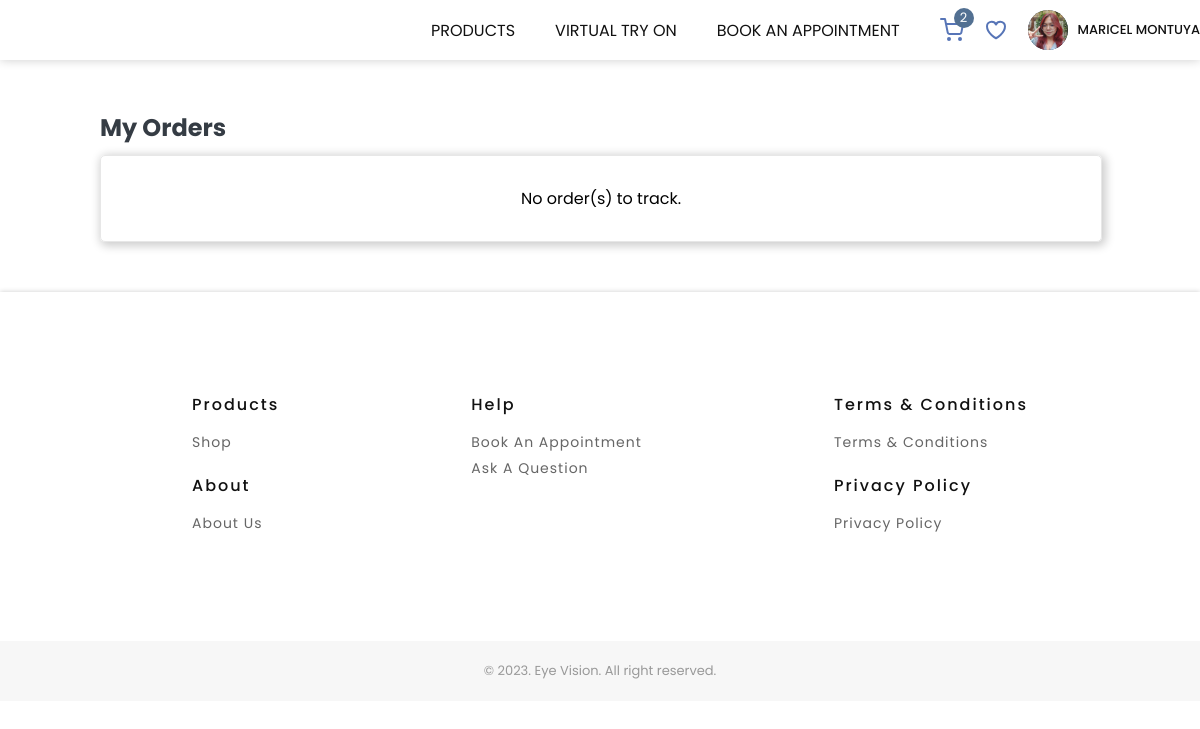
Page /shop/order-track.php?order-id=7502767158 (signed in) on the earlier database version.
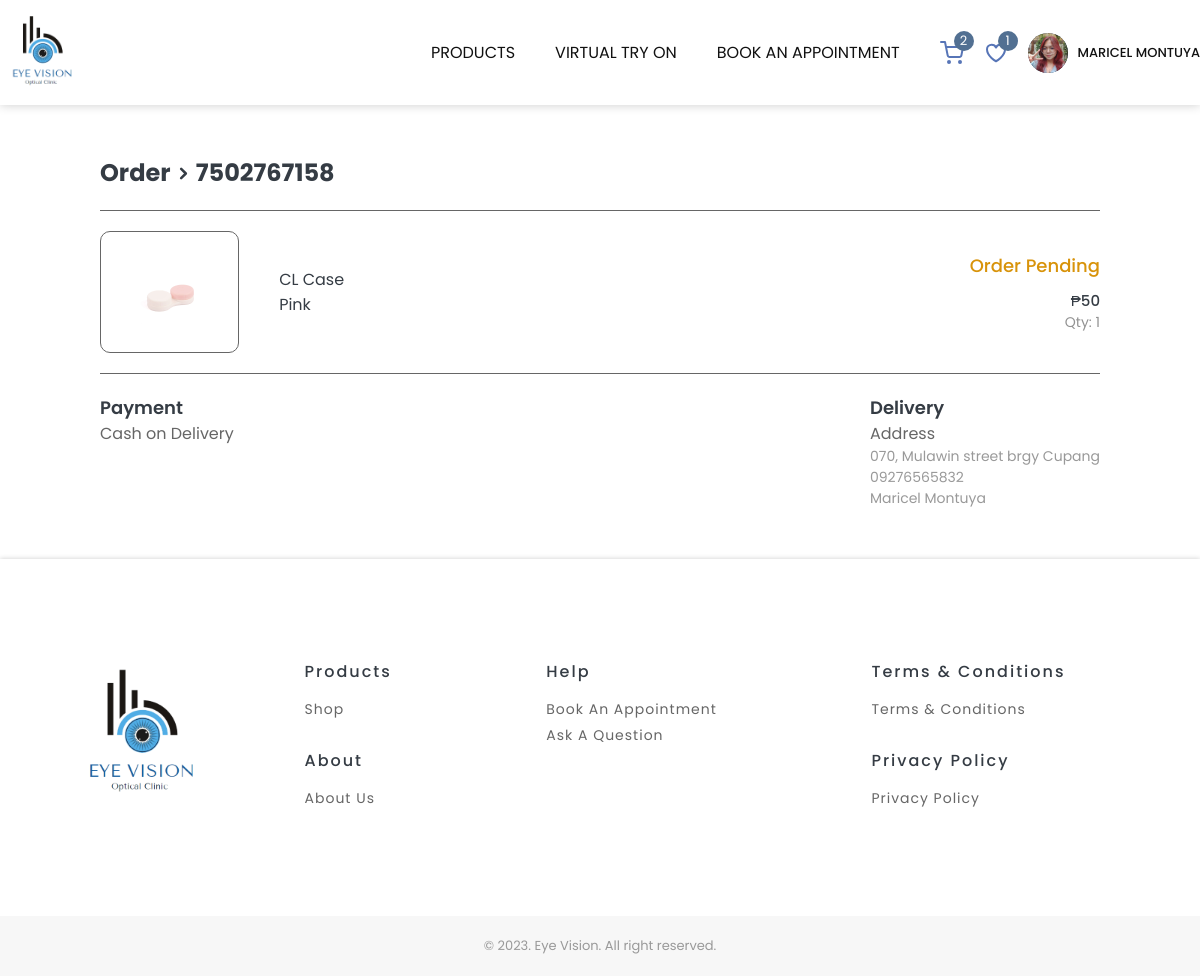
Same page on the later database version.
### tables this page shows
CREATE TABLE `logo` (
  `id` int(11) NOT NULL,
  `Image` text NOT NULL
);

CREATE TABLE `orders` (
  `orderID` varchar(10) NOT NULL,
  `Product_ID` varchar(10) NOT NULL,
  `Product_name` varchar(50) NOT NULL,
  `Quantity` int(11) NOT NULL,
  `Price` varchar(5) NOT NULL,
  `User_id` int(11) NOT NULL,
  `User_name` varchar(50) NOT NULL,
  `User_email` varchar(50) NOT NULL,
  `Phone` varchar(15) NOT NULL,
  `Address` text NOT NULL,
  `Note` text NOT NULL,
  `Status` varchar(15) NOT NULL,
  `DateOrdered` datetime NOT NULL DEFAULT current_timestamp()
);

CREATE TABLE `products` (
  `ID` varchar(10) NOT NULL,
  `Name` varchar(100) NOT NULL,
  `Price` varchar(5) NOT NULL,
  `Color` varchar(20) NOT NULL,
  `Category` varchar(50) NOT NULL,
  `Description` text NOT NULL,
  `Stock` int(11) NOT NULL,
  `Image` text NOT NULL
);

### shop/order-track.php (the view, shortened to what the changed rows need)
<?php
    $user_id = $_SESSION['user_id'];
    include '../db_connection.php';
    mysqli_select_db($con, 'user');
    $orderID = isset($_GET['order-id']) ? $_GET['order-id'] : '';
    function getStatusColorClass($status){
        switch ($status) {
            case 'Order Pending':
                return 'orange-text';
        }
    }
?>
<!DOCTYPE html>
<html lang="en">
<head>
    <link rel="stylesheet" href="../styles/global.css?v=10" />
    <link rel="stylesheet" href="../styles/orders.css?v=11" />
</head>
<body>
    <section id="navigation-bar">
        <div class="navbar">
            <div>
                <a href="index.php" class="logo">
                    <?php
                        mysqli_select_db($con, 'cms');
                        $getLogo = "SELECT * FROM logo WHERE id = '1'";
                        $logo = mysqli_query($con, $getLogo);
                        while ($row = mysqli_fetch_array($logo)){
                            $image = $row['Image'];
                            echo "<img src='../public/images/$image' alt='Logo' height='85px'>";
                        }
                    ?> </a>
            </div>
            <div class="nav-items">
                        <?php
                            include '../db_connection.php';
                            mysqli_select_db($con, 'product');
                        ?>
                <div class="svg-items">
                        <?php
                            if(isset($_SESSION['is_logged_in']) && $_SESSION['is_logged_in'] === true){
                                mysqli_select_db($con, 'user');
                            }
                        ?>
                    <a href="wishlist.php" class="dropbtn wishlist">
                        <?php
                            if(isset($_SESSION['is_logged_in']) && $_SESSION['is_logged_in'] === true){
                                mysqli_select_db($con, 'user');
                                $sql = "SELECT COUNT(*) AS totalItems FROM wishlist WHERE User_id = '$user_id'";
                                $res = mysqli_query($con, $sql);
                                if ($res) {
                                    $row = mysqli_fetch_assoc($res);
                                    $totalItems = $row['totalItems'];
                                    if ($totalItems != 0){
                                        echo "<span class='item-number'>$totalItems</span>" ;
                                    }
                                }
                            }
                        ?>
                    </a>
                </div>
            </div>
        </div>
    </section>
    <section class="order-container">
        <div class="">
            <?php
                $getOrderDetails = "SELECT orderID, Product_ID, Product_name, Quantity, b.Price, Color, Image, User_id, User_name, User_email, Phone, Address, Note, Status FROM product.products a join user.orders b on a.ID = b.Product_ID WHERE orderID = $orderID AND User_id = '$user_id'";
                $result = mysqli_query($con, $getOrderDetails);
            ?>
            <?php if(mysqli_num_rows($result) === 0){
                echo " <div class='no-items'>
                            <h2 class='dark-text'>My Orders</h2>
                            <div class='order-card'>
                            <p>No order(s) to track.</p>
                        </div>
                        </div>";
                } else { while ($row = mysqli_fetch_array($result)) {?>
                <div class="">
                    <div class="">
                        <h2 class="dark-text header">Order<span>
                                <svg xmlns="http://www.w3.org/2000/svg" fill="none" viewBox="0 0 24 24" stroke-width="4"
                                    stroke="currentColor" height="15" width="15">
                                    <path stroke-linecap="round" stroke-linejoin="round"
                                        d="M8.25 4.5l7.5 7.5-7.5 7.5" />
                                </svg>
                            </span> <?php echo $row['orderID']?></h2>
                        <div class="divider"></div>
                        <div class="order-item">
                            <div class="item-image">
                                <img src="../public/images/<?php echo $row['Image']?>" alt="" height="100">
                            </div>
                            <div class="order-detail">
                                <p><?php echo $row['Product_name']?></p>
                                <p>
                                    <?php echo $row['Color']?>
                                </p>
                            </div>
                            <div class="order-detail-2">
                                <p class="status <?php echo getStatusColorClass($row['Status']); ?>">
                                    <?php echo $row['Status']?>
                                </p>
                                <p class="price">₱<?php echo $row['Price']?></p>
                                <p class="quantity">Qty: <?php echo $row['Quantity']?></p>
                            </div>
                        </div>
                        <div class="divider"></div>
                        <div class="order-info">
                            <div>
                                <p class="darktext">Payment</p>
                                <p class="semibold">Cash on Delivery </p>
                            </div>
                            <div>
                                <p class="darktext ">Delivery</p>
                                <p class="semibold">Address</p>
                                <p class="lighttext"><?php echo $row['Address']?></p>
                                <p class="lighttext"><?php echo $row['Phone']?></p>
                                <p class="lighttext"><?php echo $row['User_name']?></p>
                            </div>
                        </div>
                    </div>
                </div>
                <?php }}?>
            </div>
    </section>
    <footer>
        <div class="container">
            <div class="footer-content">
                <div class="footer-logo">
                    <a href="index.php">
                        <?php
                        mysqli_select_db($con, 'cms');
                        $getLogo = "SELECT * FROM logo WHERE id = '1'";
                        $logo = mysqli_query($con, $getLogo);
                        while ($row = mysqli_fetch_array($logo)){
                            $image = $row['Image'];
                            echo "<img src='../public/images/$image' alt='Logo' height='150'>";
                        }
                    ?> </a>
                </div>
                <div class="two-column">
                    <div>
                        <h3 class="dark-text">Products</h3>
                        <div class="footer-item">
                            <a href="index.php">Shop</a>
                        </div>
                    </div>
                    <div>
                        <h3 class="dark-text">About</h3>
                        <div class="footer-item">
                            <a href="../about.php">About Us</a>
                        </div>
                    </div>
                </div>
                <div>
                    <h3 class="dark-text">Help</h3>
                    <div class="footer-item">
                        <a href="appointment.php">Book an appointment</a>
                        <a href="../contact.php">Ask a question</a>
                    </div>
                </div>
                <div class="two-column">
                    <div>
                        <h3 class="dark-text">Terms & Conditions</h3>
                        <div class="footer-item">
                            <a href="">Terms & Conditions</a>
                        </div>
                    </div>
                    <div>
                        <h3 class="dark-text">Privacy Policy</h3>
                        <div class="footer-item">
                            <a href="">Privacy Policy</a>
                        </div>
                    </div>
                </div>
            </div>
        </div>
    </footer>
</body>
</html>

Differences in the rows shown:
added logo: Image (picture)
added orders: orderID "7502767158", Product_ID.Image (picture), Product_name "CL Case", Product_ID.Color "Pink", Status "Order Pending", Price "50", Quantity "1", Address "070, Mulawin street brgy Cupang", Phone "09276565832", User_name "Maricel Montuya"
Other differences:
$totalItems: (not shown) → "1"
text no longer shown: "My Orders No order(s) to track."
